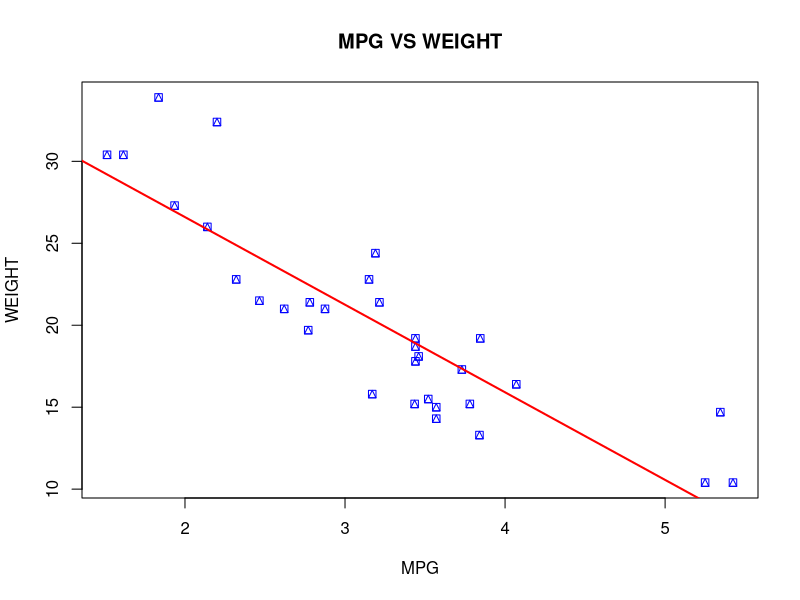

The R script that drew this image:
data(mtcars)
model=lm(mpg~wt,data=mtcars)

print(summary(model))


newcars<-data.frame(wt=c(0.2,0.3,0.5))
predicted=predict(model,newdata=newcars)
results=data.frame(weight1000lbs=newcars$wt,PREDICTED_MG=predicted)

print(results)

plot(
	mtcars$wt,mtcars$mpg,
	main="MPG VS WEIGHT",
	xlab="MPG",
	ylab="WEIGHT",
	pch=14,
	col="blue"
	)

#REGRESSION
abline(model,col="red",lwd=2)
